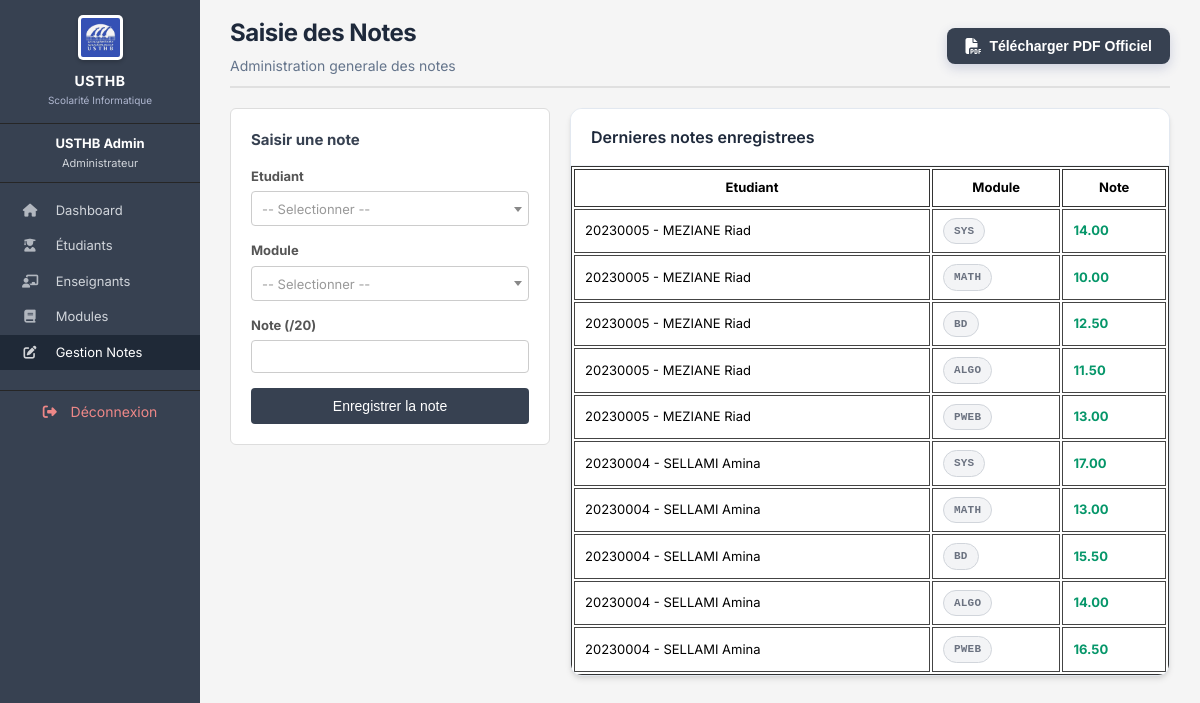
Before: /notes.php (signed in) with the older database file.
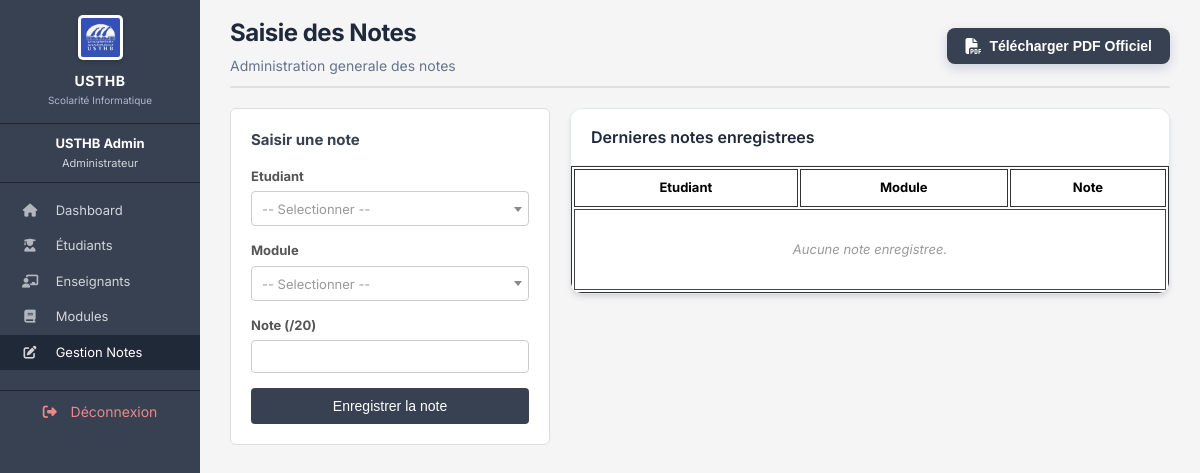
After: the same page with the newer database file.
### tables this page shows
CREATE TABLE `notes` (
  `id` int(11) NOT NULL AUTO_INCREMENT,
  `etudiant_id` int(11) NOT NULL,
  `module_id` int(11) NOT NULL,
  `note` decimal(5,2) NOT NULL,
  PRIMARY KEY (`id`),
  UNIQUE KEY `unique_note` (`etudiant_id`,`module_id`),
  KEY `module_id` (`module_id`),
  CONSTRAINT `notes_ibfk_1` FOREIGN KEY (`etudiant_id`) REFERENCES `etudiants` (`id`) ON DELETE CASCADE,
  CONSTRAINT `notes_ibfk_2` FOREIGN KEY (`module_id`) REFERENCES `modules` (`id`) ON DELETE CASCADE
);

CREATE TABLE `etudiants` (
  `id` int(11) NOT NULL AUTO_INCREMENT,
  `matricule` varchar(20) NOT NULL,
  `nom` varchar(100) NOT NULL,
  `prenom` varchar(100) NOT NULL,
  `email` varchar(150) NOT NULL,
  `mot_de_passe` varchar(255) NOT NULL,
  `niveau` varchar(50) DEFAULT NULL,
  `specialite` varchar(100) DEFAULT NULL,
  `section` varchar(10) DEFAULT NULL,
  `groupe_td` int(11) DEFAULT NULL,
  `groupe_tp` int(11) DEFAULT NULL,
  `date_naissance` date DEFAULT NULL,
  `photo` varchar(255) DEFAULT 'default.png',
  PRIMARY KEY (`id`),
  UNIQUE KEY `matricule` (`matricule`),
  UNIQUE KEY `email` (`email`)
);

CREATE TABLE `modules` (
  `id` int(11) NOT NULL AUTO_INCREMENT,
  `code_module` varchar(20) NOT NULL,
  `intitule` varchar(200) NOT NULL,
  `coefficient` int(11) NOT NULL DEFAULT 1,
  `enseignant_id` int(11) DEFAULT NULL,
  `semestre` int(11) DEFAULT 1,
  `credits` int(11) DEFAULT 3,
  `section` varchar(10) DEFAULT 'C',
  PRIMARY KEY (`id`),
  UNIQUE KEY `code_module` (`code_module`),
  KEY `enseignant_id` (`enseignant_id`),
  CONSTRAINT `modules_ibfk_1` FOREIGN KEY (`enseignant_id`) REFERENCES `enseignants` (`id`) ON DELETE SET NULL
);

### notes.php (the view, shortened to what this page needs)
<?php
require_once 'config.php';
$dernieres_notes = $pdo->query("
    SELECT n.id, n.note, e.nom, e.prenom, e.matricule, m.code_module
    FROM notes n
    JOIN etudiants e ON n.etudiant_id = e.id
    JOIN modules m ON n.module_id = m.id
    ORDER BY n.id DESC LIMIT 10
")->fetchAll();
include 'includes/header.php';
include 'includes/sidebar.php';
?>
<link href="https://cdn.jsdelivr.net/npm/select2@4.1.0-rc.0/dist/css/select2.min.css" rel="stylesheet" />
<div class="main-content">
    <div class="page-header">
        <h1>Saisie des Notes</h1>
        <p>Administration generale des notes</p>
    </div>
    <div class="notes-layout">
        <div class="note-form-box">
            <h3>Saisir une note</h3>
            <form method="POST">
                <div class="form-group">
                    <label>Etudiant</label>
                </div>
                <div class="form-group">
                    <label>Module</label>
                </div>
                <div class="form-group">
                    <label>Note (/20)</label>
                    <input type="number" name="note" min="0" max="20" step="0.25" required>
                </div>
                <button type="submit" class="btn-submit">Enregistrer la note</button>
            </form>
        </div>
        <div class="table-container">
            <div class="table-header">
                <h3>Dernieres notes enregistrees</h3>
            </div>
            <table>
                <thead>
                    <tr>
                        <th>Etudiant</th>
                        <th>Module</th>
                        <th>Note</th>
                    </tr>
                </thead>
                <tbody>
                    <?php foreach ($dernieres_notes as $n): ?>
                    <tr>
                        <td><?= htmlspecialchars($n['matricule'] . ' - ' . $n['nom'] . ' ' . $n['prenom']) ?></td>
                        <td><span class="badge badge-code"><?= htmlspecialchars($n['code_module']) ?></span></td>
                        <td>
                            <?php if ($n['note'] >= 10): ?>
                                <strong style="color: var(--valid-green);"><?= $n['note'] ?></strong>
                            <?php else: ?>
                                <strong style="color: var(--invalid-red);"><?= $n['note'] ?></strong>
                            <?php endif; ?>
                        </td>
                    </tr>
                    <?php endforeach; ?>
                    <?php if(empty($dernieres_notes)): ?>
                    <tr><td colspan="3" class="empty-row">Aucune note enregistree.</td></tr>
                    <?php endif; ?>
                </tbody>
            </table>
        </div>
    </div>
</div>
<?php include 'includes/footer.php'; ?>

Changed rows visible on the page:
removed notes: etudiant.prenom "20230005 - MEZIANE Riad", module.code_module "SYS", note "14.00"
removed notes: etudiant.prenom "20230005 - MEZIANE Riad", module.code_module "MATH", note "10.00"
removed notes: etudiant.prenom "20230005 - MEZIANE Riad", module.code_module "BD", note "12.50"
removed notes: etudiant.prenom "20230005 - MEZIANE Riad", module.code_module "ALGO", note "11.50"
removed notes: etudiant.prenom "20230005 - MEZIANE Riad", module.code_module "PWEB", note "13.00"
removed notes: etudiant.prenom "20230004 - SELLAMI Amina", module.code_module "SYS", note "17.00"
removed notes: etudiant.prenom "20230004 - SELLAMI Amina", module.code_module "MATH", note "13.00"
removed notes: etudiant.prenom "20230004 - SELLAMI Amina", module.code_module "BD", note "15.50"
removed notes: etudiant.prenom "20230004 - SELLAMI Amina", module.code_module "ALGO", note "14.00"
removed notes: etudiant.prenom "20230004 - SELLAMI Amina", module.code_module "PWEB", note "16.50"
Other visible differences:
text now shown: "Aucune note enregistree."
